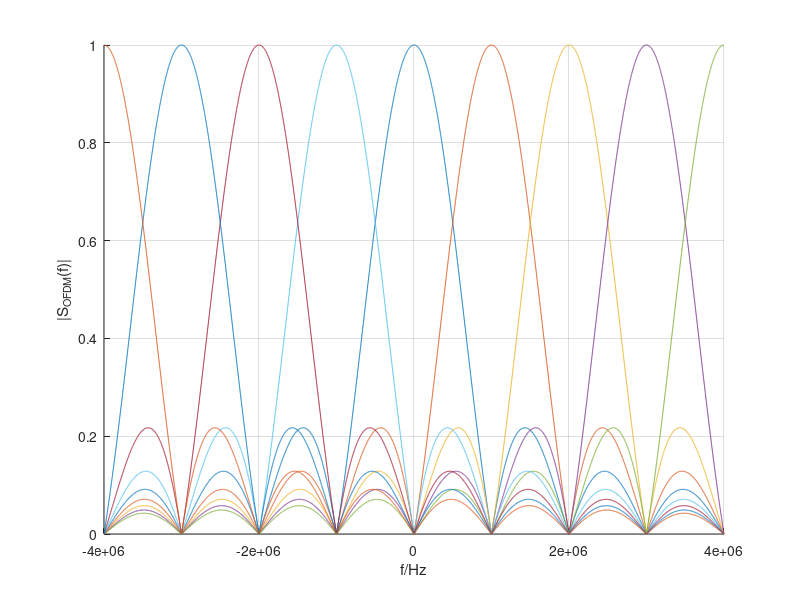

MATLAB code for this plot:
clear,close all
%plot_subcar
f=-4e6:1e3:4e6;
fs=16e6;
n=8000;
%impulseresponse
  a0=0.21194908595403703;
 a1=0.576101828091926;
 a2=a0;
h=[a0 , a1, a2];
 
 H = freqz(h,1,f,fs);
%subplot(2,1,1) 
%plot(f,20*log10(abs(H)),'o')
hold
a=1e6;
%pi, raster der nullsten sind in 1er
%2*16 mit fs=32e6, die breite der keulen wird 1000
b=2*8*pi;
%scale for plot
c=16;
%absolute for plot
d=16;
s1= sin(b*(f)    /fs)./(b*(f)    /fs);
s2= sin(b*(f-a)  /fs)./(b*(f-a)  /fs);
s3= sin(b*(f-a*2)/fs)./(b*(f-a*2)/fs);
s4= sin(b*(f-a*3)/fs)./(b*(f-a*3)/fs);
s5= sin(b*(f-a*4)/fs)./(b*(f-a*4)/fs);
s6= sin(b*(f+a)  /fs)./(b*(f+a)  /fs);
s7= sin(b*(f+a*2)/fs)./(b*(f+a*2)/fs);
s8= sin(b*(f+a*3)/fs)./(b*(f+a*3)/fs);
s9= sin(b*(f+a*4)/fs)./(b*(f+a*4)/fs);

%s9=  sin(b*(f+a*8) /fs)./(b*(f+a*8) /fs);
% s10= sin(b*(f-a*9) /fs)./(b*(f-a*9) /fs);
% s11= sin(b*(f-a*10)/fs)./(b*(f-a*10)/fs);
% s12= sin(b*(f-a*11)/fs)./(b*(f-a*11)/fs);
% s13= sin(b*(f-a*12)/fs)./(b*(f-a*12)/fs);
% s14= sin(b*(f-a*13)/fs)./(b*(f-a*13)/fs);
% s15= sin(b*(f-a*14)/fs)./(b*(f-a*14)/fs);
% s16= sin(b*(f-a*15)/fs)./(b*(f-a*15)/fs);
%subplot(2,1,2)
plot(f,abs(s1),f,abs(s2),f,abs(s3),f,abs(s4),f,abs(s5),f,abs(s6),f,abs(s7),f,abs(s8),f,abs(s9))

xlabel('f/Hz'),ylabel('|S_{OFDM}(f)|'),grid
%plot(f,s1.*c-d,f,s2.*c-d,f,s3.*c-d,f,s4.*c-d,f,s5.*c-d,f,s6.*c-d,...
%     f,s7.*c-d,f,s8.*c-d,f,s9.*c-d,f,s10.*c-d,f,s11.*c-d,f,s12.*c-d,...
%     f,s13.*c-d,f,s14.*c-d,f,s15.*c-d,f,s16.*c-d)
 
 %Gesamtspektrum
%  sges=    s1+s2+s3+s4+s5+s6+s7+s8+s9   +s10+s11+s12+s13+s14+s15+s16;
 
 %figure,plot(f,sges)
